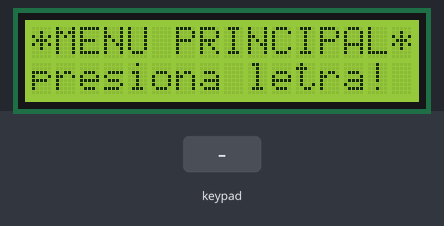
Simulated run of this sketch. Board: Arduino Uno, built with avr-gcc and run on an emulated ATmega328P. Shown: 16×2 character LCD. The test bench sets the inputs (shaded band). EEPROM starts erased; what the sketch prints to the serial monitor is not drawn.

Above: at 3.7 s.
3.8 s: key 'C' pressed
At 5.1 s:
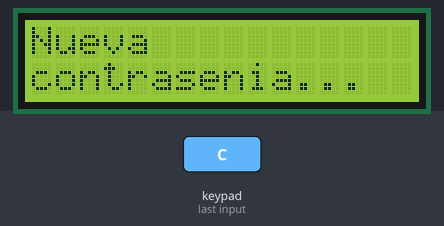
6.8 s: keypad keys 1 2 3 4 # pressed 0.722 s apart
At 9.6 s:
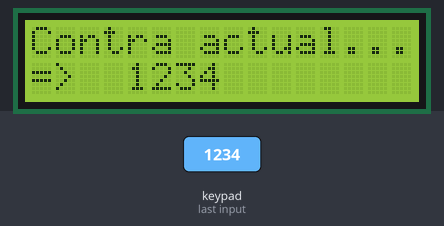
13.4 s: key 'A' pressed
At 16.2 s:
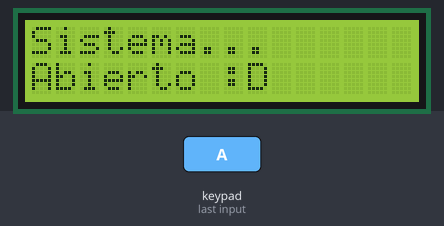
16.4 s: key 'B' pressed
At 19.22 s:
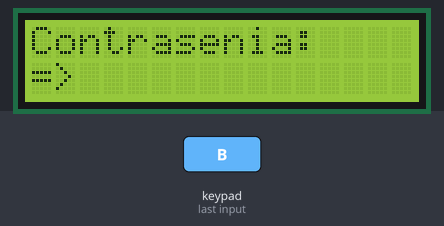
19.4 s: keypad keys 9 8 7 6 pressed 0.722 s apart
At 24.0 s:
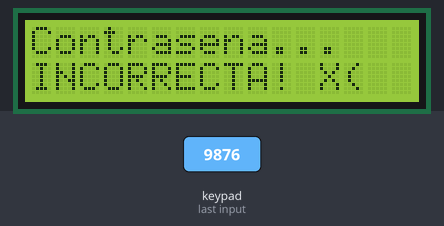
25.3 s: key 'D' pressed
At 27.6 s:
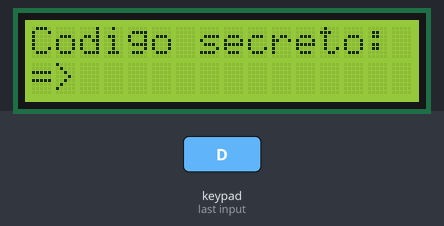
Timing chart, 0 to 28.7 s (numbered marks = the images above; inputs shaded):
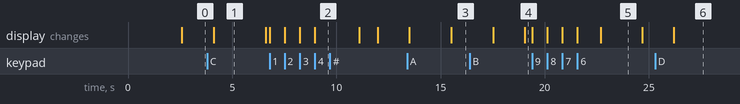

Measured:
- after the input at 3.8 s, the display: changes after 0.31 s (image 1)
- after the input at 6.8 s, the display: first changes at once (image 2 shows a later state)
- after the input at 13.4 s, the display: first differs from a run without the input after 2.1 s (image 3)
- after the input at 16.4 s, the display: first differs from a run without the input after 2.6 s (image 4)
- after the input at 19.4 s, the display: first changes at once (image 5 shows a later state)
- after the input at 25.3 s, the display: changes after 0.90 s (image 6)
- what the display in image 1 shows lasts 2.5 s, from 4.1 s to 6.6 s

The sketch:

cerraduraEEPROM.ino
```cpp
#include <Keypad.h>
#include <LiquidCrystal.h>
#include <EEPROM.h>

LiquidCrystal lcd(A0,A1,A2,A3,A4,A5);

const byte filas = 4;
const byte columnas = 4;
char teclas[filas][columnas] = {{'1','2','3','A'},
                                {'4','5','6','B'},
                                {'7','8','9','C'},
                                {'*','0','#','D'}};
byte filasPins[filas] = { 9, 8, 7, 6 };
byte colsPins[columnas] = { 5, 4, 3, 2 };

Keypad kpd = Keypad( makeKeymap(teclas), filasPins, colsPins, filas, columnas );

char pw[5] = {'1', '2', '3', '4'};
char pw2[5];
char pw3[5];
char cd[9] = {'*', '*', '#', '#', '*', '#', '*', '#'};
char cd2[9];
boolean cerradura=false;
boolean secret=false;
int addr=104;
int aux;
byte value;

unsigned long lastMillis = 0; // almacena última vez que ejecutó función
const unsigned long interval = 120000; // tiempo en milisegundos (2 minutos)

byte cora[] = {
  B00000,
  B00000,
  B01010,
  B11111,
  B01110,
  B00100,
  B00000,
  B00000
};


void leerNum(){
  char key;
  int i = 0;
  while (i < 4){
    key = kpd.getKey();
    if (key != NO_KEY){
      if(isDigit(key)){
        lcd.setCursor(i+4, 1);
        lcd.write(key);
        pw2[i] = key;
        i++;
      }else{
        delay(200);
        break;
      }
    }
  }
  delay(500);
}

void comparaContra(){
  delay(100);
  cerradura = false;
  for(int i=0; i<4; i++){
    if(pw2[i] == pw[i]){
      cerradura = true;
    }else{
      cerradura = false;
      break;
    }
  }
}

void setContra(){
  delay(100);
  for(int i=0; i<4; i++){
    //lcd.print(key);
    pw[i] = pw2[i];
    char c = pw[i];
    Serial.println(c);
    escribirEEPROM();
  }
  lcd.clear();
  lcd.setCursor(0, 0);
  lcd.print("Contrasenia");
  lcd.setCursor(0, 1);
  lcd.print("nueva lista!");
  delay(1500);
  loop();
}

void escribirEEPROM(){
  for(int i=0; i<4; i++){
    char c = pw[i];
    byte val = (byte)c;
    EEPROM.write(addr, val);
    Serial.println(val);
    Serial.println(addr);
    addr=addr+1;
  }
}

void leerEEPROM(){
  char caracter;
  int i=0;
  while(i<5){
    int temp = addr;
    int j=4;
    temp=temp-i;
    byte val = EEPROM.read(temp);
    pw3[j-i] = (char)val;
    i++;
  }
}

void leerSecret(){
  char key;
  int i = 0;
  while (i < 8){
    key = kpd.getKey();
    if (key != NO_KEY){
      lcd.setCursor(i+4, 1);
      lcd.write(key);
      cd2[i] = key;
      i++;
    }
  }
  delay(500);
}

void comparaSecret(){
  delay(100);
  secret = false;
  for(int i=0; i<8; i++){
    if(cd2[i] == cd[i]){
      secret = true;
    }else{
      secret = false;
      break;
    }
  }
}

void pantallaInicial(){
  Serial.println('A');
  lcd.clear();
  lcd.setCursor(0, 0);
           //1234567812345678
  lcd.print("Sistema...");
  if(cerradura==false){
    lcd.setCursor(0, 1);
    lcd.print("Bloqueado :(");
  }
  else if(cerradura==true){
    lcd.setCursor(0, 1);
    lcd.print("Abierto :D");
  }
  delay(2000);
  loop();
}

void entrarSistema(){
  char key = kpd.getKey();
  Serial.println('B');
  key = NO_KEY;
  lcd.clear();
  lcd.setCursor(0, 0);
  lcd.print("Contrasenia:");
  lcd.setCursor(0, 1);
  lcd.print("=> ");
  leerNum();
  comparaContra();
  Serial.println(pw);
  Serial.println(pw2);
  Serial.println(cerradura);
  delay(500);
  if(cerradura == true){
    lcd.clear();
    lcd.setCursor(0, 0);
    lcd.print("Contrasena...");
    lcd.setCursor(0, 1);
    lcd.print("CORRECTA! :D");
    cerradura = true;
    delay(1500);
    cerradura = true;
    pantallaInicial();
  }else if(cerradura == false){
      lcd.clear();
      lcd.setCursor(0, 0);
      lcd.print("Contrasena...");
      lcd.setCursor(0, 1);
      lcd.print("INCORRECTA! X(");
      delay(1500);
  }
  delay(500);
  loop();
}

void cambiarContrasenia(){
  Serial.println('C');
  lcd.clear();
  lcd.setCursor(0, 0);
  lcd.print("Nueva");
  lcd.setCursor(0, 1);
  lcd.print("contrasenia...");
  delay(2500);
  aux=1;
  do{
    lcd.clear();
    lcd.setCursor(0, 0);
    lcd.print("Contra actual...");
    lcd.setCursor(0, 1);
    lcd.print("=> ");
    leerNum();
    comparaContra();
    Serial.println(pw);
    Serial.println(pw2);
    Serial.println(cerradura);
    delay(1500);
    if(cerradura == true){
      lcd.clear();
      lcd.setCursor(0, 0);
      lcd.print("Nv Contrasena:");
      lcd.setCursor(0, 1);
      lcd.print("=> ");
      leerNum();
      setContra();
      break;
    }else if(cerradura == false){
      lcd.clear();
      lcd.setCursor(0, 0);
      lcd.print("Contrasena...");
      lcd.setCursor(0, 1);
      lcd.print("INCORRECTA! X(");
      delay(1000);
      lcd.clear();
      lcd.setCursor(0, 0);
      int aux2 = 3-aux;
      lcd.print(aux2);
      lcd.print(" intentos mas.");
      delay(500);
      aux=aux+1;
    }
  }while(aux<4);
  delay(500);
  loop();
}

void verContrasenia(){
  char key = kpd.getKey();
  Serial.println('D');
  lcd.clear();
  lcd.setCursor(0, 0);
           //1234567812345678
  lcd.print("Codigo secreto:");
  lcd.setCursor(0, 1);
  lcd.print("=> ");
  leerSecret();
  comparaSecret();
  Serial.println(cd);
  Serial.println(cd2);
  Serial.println(secret);
  if(secret == true){
    lcd.clear();
    leerEEPROM();
    lcd.setCursor(0, 0);
    lcd.print("Contra activa:");
    lcd.setCursor(0, 1);
    int i=0;
    Serial.println(pw3);
    while (i < 4){
      lcd.setCursor(i, 1);
      key = pw3[i];
      lcd.write(key);
      i++;
    }
    delay(1500);
    secret = false;
  }else if(secret == false){
    lcd.clear();
    lcd.setCursor(0, 0);
    lcd.print("Fallaste!!");
    lcd.setCursor(0, 1);
    lcd.print("Menso :p");
    delay(1500);
  }
  delay(500);
  loop();
}

/*void menu(){
  lcd.clear();
  lcd.setCursor(0, 0);
  lcd.print("*MENU PRINCIPAL*");
  lcd.setCursor(0, 1);
  lcd.print("presiona letra!");
  char key = kpd.getKey();
  switch(key){
    case 'A':
      // P A N T A L L A   I N I C I A L
      pantallaInicial();
      break;
    case 'B':
      // E N T R A R   A L   S I S T E M A
      entrarSistema();
      break;
    case 'C':
      // C A M B I A R   C O N T R A S E Ñ A
      cambiarContrasenia();
      break;
    case 'D':
      // V E R   C O N T R A S E Ñ A
      verContrasenia();
      break;
  }
  delay(1);
}*/

void setup(){
  Serial.begin(9600);
  lcd.clear();
  lcd.begin(16, 2);
  lcd.createChar(1, cora);
  lcd.setCursor(0, 0);
  lcd.print("LCD de Xime");
  lcd.setCursor(14, 0);
  lcd.write(byte(1));
  lcd.setCursor(15, 0);
  lcd.write(byte(1));

  for(int i=0; i<4; i++){
    byte val = (byte)pw[i];
    EEPROM.write(100+i, val);
  }

  delay(2500);
}

void loop() {
  lcd.clear();
  lcd.setCursor(0, 0);
  lcd.print("*MENU PRINCIPAL*");
  lcd.setCursor(0, 1);
  lcd.print("presiona letra!");
  char key = kpd.getKey();
  switch(key){
    case 'A':
      // P A N T A L L A   I N I C I A L
      pantallaInicial();
      break;
    case 'B':
      // E N T R A R   A L   S I S T E M A
      entrarSistema();
      break;
    case 'C':
      // C A M B I A R   C O N T R A S E Ñ A
      cambiarContrasenia();
      break;
    case 'D':
      // V E R   C O N T R A S E Ñ A
      verContrasenia();
      break;
  }
  delay(500);
  unsigned long currentMillis = millis(); // obtiene el tiempo actual en milisegundos
  if (currentMillis - lastMillis >= interval) { // verifica si ha transcurrido el intervalo de tiempo deseado
    lastMillis = currentMillis; // actualiza la variable lastMillis
    cerradura=false;
  }
}
```
